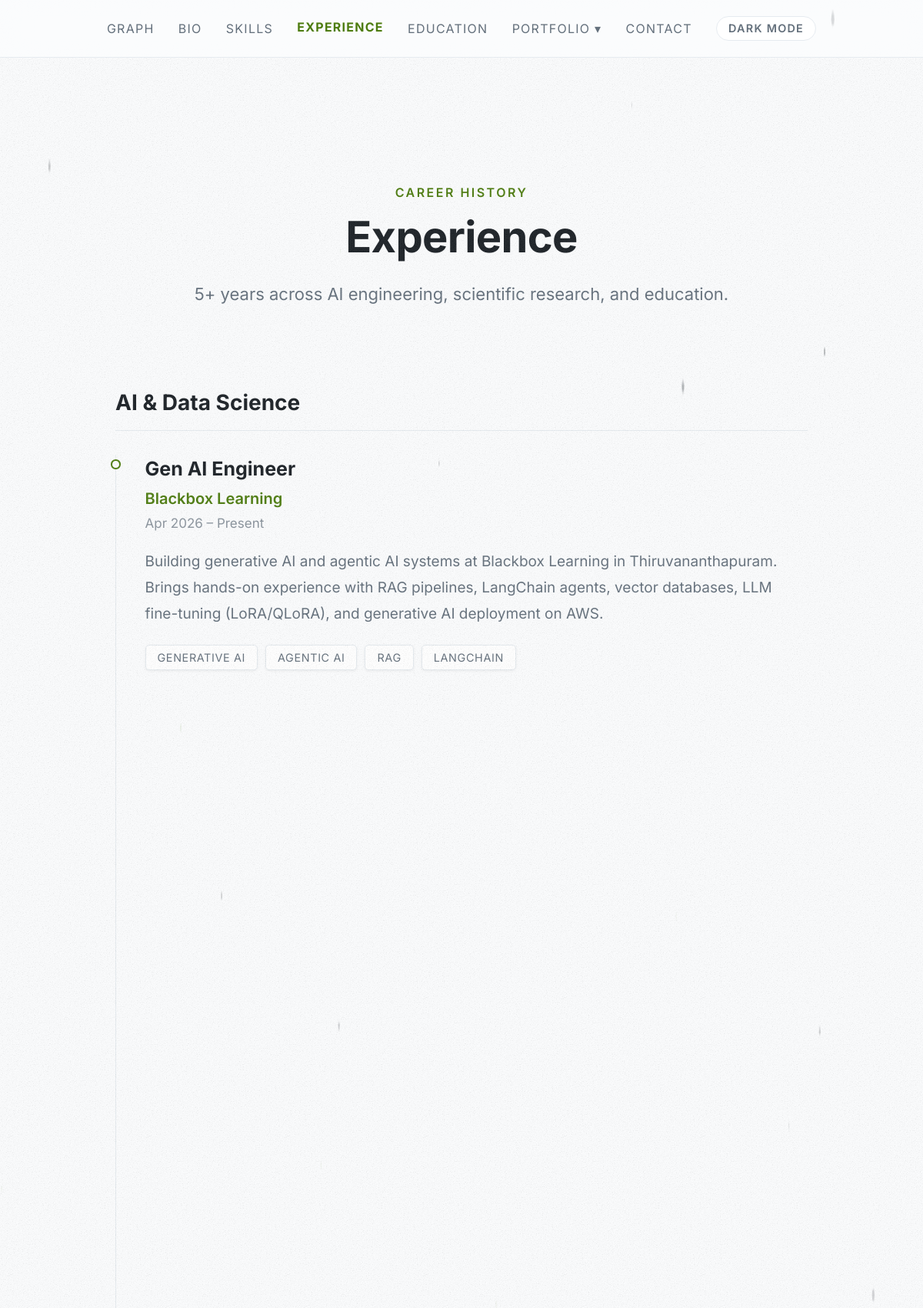
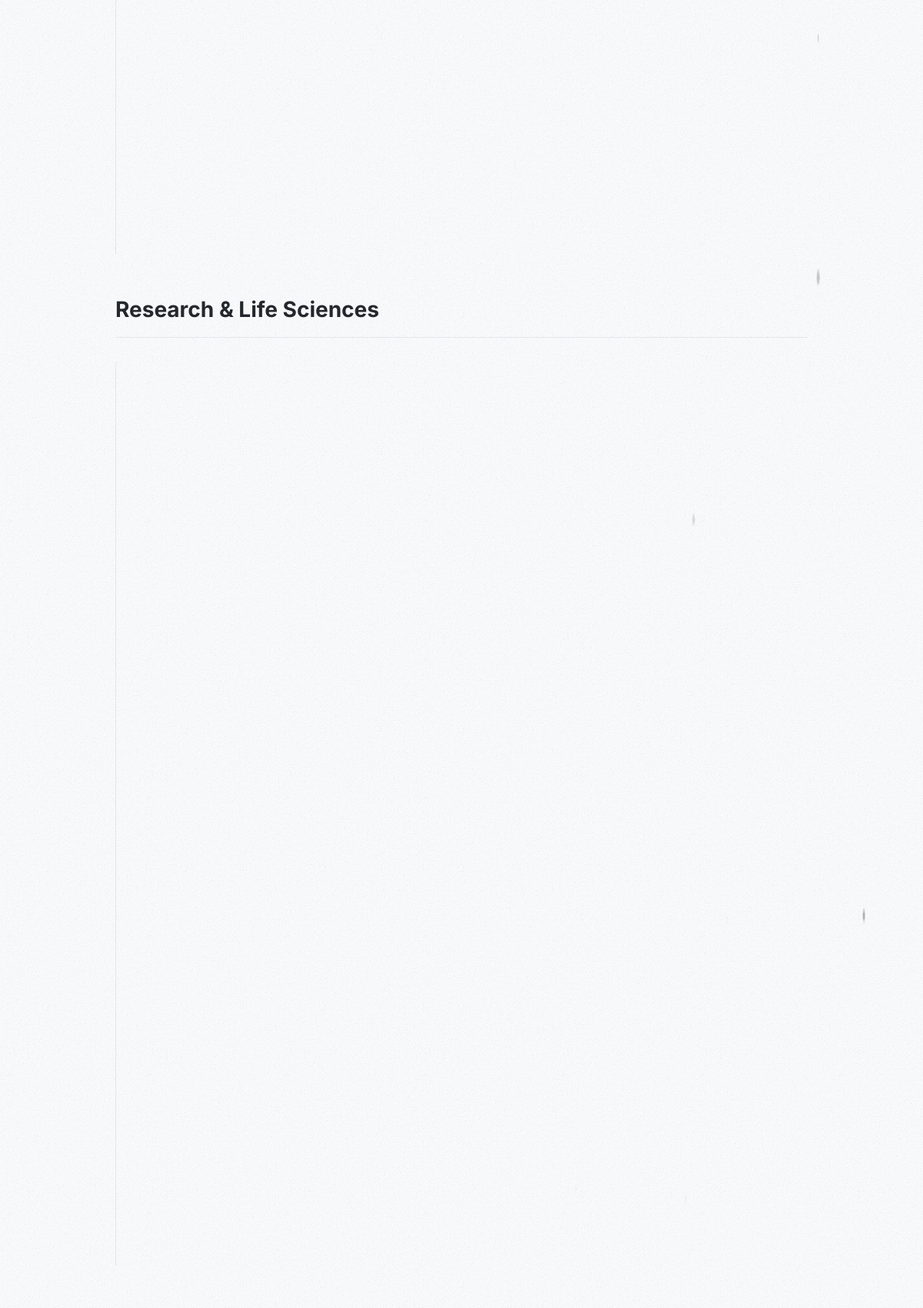
The app's page /experience/ (upper part) with its own data (2 pictures, top to bottom).
### portfolio/models.py (models this page shows, shortened)
class NavigationItem(models.Model):
    profile = models.ForeignKey(UserProfile, on_delete=models.CASCADE, related_name='navigation_items')
    label = models.CharField(max_length=100)
    url = models.CharField(max_length=255, blank=True, default="")
    active_id = models.CharField(max_length=50, blank=True, default="")
    dropdown = models.BooleanField(default=False)
    parent = models.ForeignKey('self', on_delete=models.CASCADE, null=True, blank=True, related_name='children')
    order = models.IntegerField(default=0)
    class Meta:
        ordering = ['order', 'id']

class ExperiencePage(models.Model):
    profile = models.OneToOneField(UserProfile, on_delete=models.CASCADE, related_name='experience_page')
    page_label = models.CharField(max_length=100, default="Career History")
    page_title = models.CharField(max_length=255, default="Experience")
    page_sub = models.TextField(blank=True, default="")

class ExperienceSection(models.Model):
    experience_page = models.ForeignKey(ExperiencePage, on_delete=models.CASCADE, related_name='sections')
    heading = models.CharField(max_length=255)
    order = models.IntegerField(default=0)
    class Meta:
        ordering = ['order', 'id']

class Job(models.Model):
    section = models.ForeignKey(ExperienceSection, on_delete=models.CASCADE, related_name='jobs')
    title = models.CharField(max_length=255)
    company = models.CharField(max_length=255)
    period = models.CharField(max_length=100)
    description = models.TextField() # Paragraph of job role
    tags = models.CharField(max_length=255, blank=True, default="") # Comma-separated
    order = models.IntegerField(default=0)
    class Meta:
        ordering = ['order', 'id']
    @property
    def tag_list(self):
        if not self.tags:
            return []
        return [t.strip() for t in self.tags.split(',') if t.strip()]

class Skill(models.Model):
    category = models.ForeignKey(SkillCategory, on_delete=models.CASCADE, related_name='skills')
    name = models.CharField(max_length=255)
    highlight = models.BooleanField(default=False)
    tier = models.IntegerField(default=1) # 1, 2, or 3
    context = models.CharField(max_length=255, blank=True, default="")
    order = models.IntegerField(default=0)
    class Meta:
        ordering = ['order', 'id']

### portfolio/views.py (the view)
# urls.py: path('experience/', views.experience_view, name='experience'),
def experience_view(request):
    exp_context = {}
    try:
        page = ExperiencePage.objects.first()
        if page:
            sections = []
            for sec in page.sections.all():
                jobs = []
                for j in sec.jobs.all():
                    jobs.append({
                        'title': j.title,
                        'company': j.company,
                        'period': j.period,
                        'description': j.description,
                        'tags': j.tag_list
                    })
                sections.append({
                    'heading': sec.heading,
                    'jobs': jobs
                })
            exp_context = {
                'page_label': page.page_label,
                'page_title': page.page_title,
                'page_sub': page.page_sub,
                'sections': sections
            }
    except Exception:
        pass
    context = {
        'experience': exp_context,
        'graph_data': get_graph_data()
    }
    return render(request, 'pages/experience.html', context)

### portfolio/graph.py (called while the page is built)
def _clean(text):
    return _LEADING_SYMBOLS.sub("", (text or "").strip()).strip()

def _label(text, limit=MAX_LABEL):
    text = " ".join(_clean(text).split())
    return text if len(text) <= limit else text[:limit - 1].rstrip(" ,;:-–") + "…"

def _node(node_id, name, description="", navigate_to="", children=None, node_type="leaf"):
    node = {"id": node_id, "name": name, "type": node_type}
    if navigate_to:
        node["navigateTo"] = navigate_to
    description = " ".join(_TAGS.sub(" ", description or "").split())
    if description:
        node["description"] = description
    if children:
        node["children"] = children
    return node

def _section(node_id, name, page, description, children):
    return _node(node_id, name, description, page, children, node_type="category")

### portfolio/icons.py (called while the page is built)
def icon_name(value):
    value = (value or "").strip()
    if value in ICONS:
        return value
    value = _EMOJI_MODIFIERS.sub("", value)
    return EMOJI_TO_ICON.get(value, FALLBACK)

def render_icon(value, css_class=""):
    name = icon_name(value)
    classes = f"ico ico-{name} {css_class}".strip()
    return format_html(
        '<svg class="{}" viewBox="0 0 24 24" fill="currentColor" shape-rendering="crispEdges" '
        'aria-hidden="true" focusable="false">{}</svg>',
        classes, mark_safe(ICONS[name]),
    )

### portfolio/templatetags/portfolio_extras.py (called while the page is built)
@register.filter
def tojson(value):
    try:
        return mark_safe(json.dumps(value))
    except Exception:
        return mark_safe("[]")

@register.filter
def is_dropdown_active(dropdown_item, active_page):
    if not dropdown_item or not active_page:
        return False
    children = []
    if hasattr(dropdown_item, 'children'):
        children = dropdown_item.children.all()
    elif isinstance(dropdown_item, dict) and 'children' in dropdown_item:
        children = dropdown_item['children']
    for child in children:
        child_id = ""
        if isinstance(child, dict):
            child_id = child.get('id', '')
        elif hasattr(child, 'active_id'):
            child_id = child.active_id
        if child_id == active_page:
            return True
    return False

@register.simple_tag
def asset(path):
    from django.conf import settings
    from django.contrib.staticfiles import finders
    from django.templatetags.static import static
    url = static(path)
    if settings.DEBUG:
        found = finders.find(path)
        if found:
            import os
            url += f"?v={int(os.path.getmtime(found))}"
    return url

### templates/pages/experience.html (shortened to what this page needs)
{% extends 'base.html' %}
{% block content %}
    <div class="page-label">{{ experience.page_label }}</div>
    <h1 class="page-title">{{ experience.page_title }}</h1>
    <p class="page-sub">{{ experience.page_sub }}</p>
    {% for section in experience.sections %}
    <div class="section-heading">{{ section.heading }}</div>
    <div class="timeline">
        {% for job in section.jobs %}
        <div class="job">
            <div class="job-header">
                <span class="job-title">{{ job.title }}</span>
                <span class="job-company">{{ job.company }}</span>
                <span class="job-period">{{ job.period }}</span>
            </div>
            <p class="job-desc">{{ job.description }}</p>
            <div class="job-tags">
                {% for tag in job.tags %}<span class="job-tag">{{ tag }}</span>{% endfor %}
            </div>
        </div>
        {% endfor %}
    </div>
    {% endfor %}
{% endblock %}

### templates/components/navbar.html (shortened to what this page needs)
{% load portfolio_extras %}
<nav class="top-nav">
  <div class="d-none d-md-flex w-100 justify-content-center align-items-center nav-desktop">
    {% for item in config.navigation %}
      {% if item.dropdown %}
        <div class="dropdown">
          <button class="dropbtn nav-link{% if item|is_dropdown_active:active_page %} active{% endif %}">
            {{ item.label }} &#9662;
          </button>
        </div>
      {% else %}
        <a href="{{ item.url }}" class="nav-link{% if active_page == item.id %} active{% endif %}">{{ item.label }}</a>
      {% endif %}
    {% endfor %}
    <button type="button" class="theme-toggle" data-theme-toggle aria-label="Switch theme">Light mode</button>
  </div>
</nav>

### static/css/theme.css (style rules this page uses)
:root, :root[data-theme="dark"] { color-scheme: dark; --bg: #111418; --surface: #1A1F25; --border: #2B323B; --text: #EEF2F6; --muted: #95A0AC; --primary: #B5E655; --accent: #7DD3FC; --primary-bg: #B5E655; --on-primary: #111418; --graph-bg: #0A0C0F; --card-shadow: none; --glow: #B5E655; }
@media (prefers-color-scheme: light) { :root:not([data-theme]) { color-scheme: light; --bg: #FBFCFD; --surface: #FFFFFF; --border: #E6EBF0; --text: #1A1F25; --muted: #64707C; --primary: #4D7C0F; --accent: #0369A1; --graph-bg: #1A1F25; --card-shadow: 0 1px 3px rgba(17, 20, 24, .06); --glow: transparent; } }
body { background: var(--bg); color: var(--text); --bs-body-bg: var(--bg); --bs-body-color: var(--text); --bs-border-color: var(--border); --bs-link-color-rgb: initial; }
a { color: var(--primary); }
:root { --site-zoom: 1; }
@media (min-width: 1024px) { :root { --site-zoom: 1.25; } }
:root { --chat-zoom: var(--site-zoom); }
@media (min-width: 1024px) { :root { --chat-zoom: calc(var(--site-zoom) * .75); } }
.top-nav, .content, .landing-container, .theme-toggle.floating, .graph-explore-bar, .graph-skip, #instructions, .graph-tip { zoom: var(--site-zoom); }
body::after { content: ""; position: fixed; inset: 0; z-index: 9998; pointer-events: none; background-size: 180px 180px; opacity: var(--grain-opacity); }
:root, :root[data-theme="dark"] { --grain-opacity: .05; }
@media (prefers-color-scheme: light) { :root:not([data-theme]) { --grain-opacity: .06; } }
.theme-toggle { display: inline-flex; align-items: center; gap: 6px; padding: 6px 12px; border-radius: 999px; border: 1px solid var(--border); background: var(--surface); color: var(--muted); font: 600 0.72rem/1 'Inter', sans-serif; letter-spacing: 1px; text-transform: uppercase; cursor: pointer; transition: color .2s, border-color .2s; }

### static/css/graph_bg.css (style rules this page uses)
@media (prefers-color-scheme: light) { :root:not([data-theme]) { --graph-bg-opacity: 0.9; } }

### records on screen
NavigationItem: label "GRAPH"
NavigationItem: label "BIO"
NavigationItem: label "SKILLS"
NavigationItem: label "EXPERIENCE"
NavigationItem: label "EDUCATION"
NavigationItem: label "PORTFOLIO"
NavigationItem: label "CONTACT"
ExperiencePage: page_label "CAREER HISTORY", page_title "Experience", page_sub "5+ years across AI engineering, scientific research, and education."
ExperienceSection: heading "AI & Data Science"
Job: title "Gen AI Engineer", company "Blackbox Learning", period "Apr 2026 – Present", description "Building generative AI and agentic AI systems at Blackbox Learning in Thiruvananthapuram. Brings hands-on experience with RAG pipelines, LangChain agents, vector databases, LLM fine-tuning (LoRA/QLoRA), and generative AI deployment on AWS."
Skill: name "AGENTIC AI"
Skill: name "RAG"
Skill: name "LANGCHAIN"
ExperienceSection: heading "Research & Life Sciences"

### other values on screen
{{ tag }} "GENERATIVE AI"
